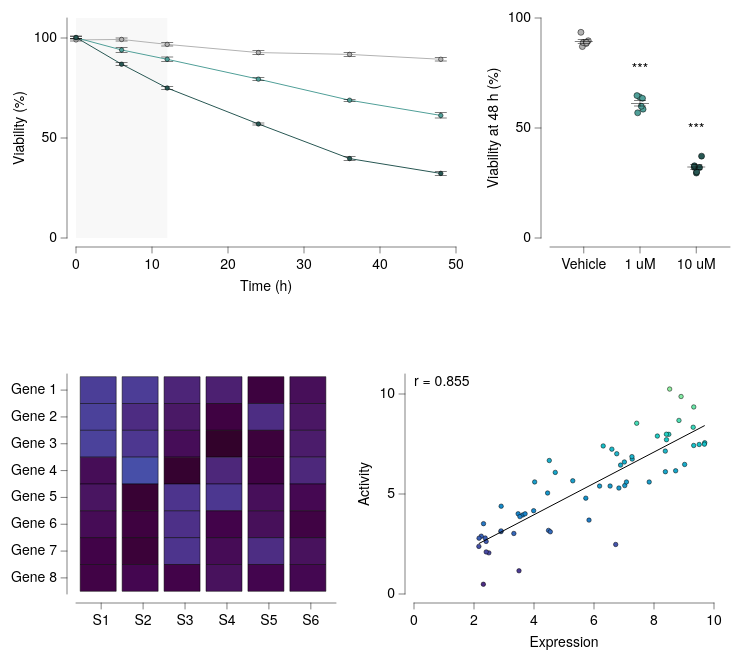

Here is the Vega-Lite specification saved for this chart:
### Vega-Lite specification from a JSON file in a GitHub repository (floating-point values rounded to 4 significant figures)
{"background": null, "config": {"arc": {"fill": "#DBDBDB", "fillOpacity": 1.0, "innerRadius": 25.0, "padAngle": 0.03, "stroke": "black", "strokeOpacity": 1, "strokeWidth": 0.25}, "area": {"fill": "#DBDBDB", "fillOpacity": 1.0, "stroke": "black", "strokeOpacity": 1, "strokeWidth": 0.25}, "axis": {"domain": true, "domainCap": "round", "domainColor": "black", "domainWidth": 0.25, "grid": false, "gridCap": "round", "gridColor": "#F1F1F1", "gridDash": [0, 0], "gridOpacity": 1.0, "gridWidth": 0.25, "labelColor": "black", "labelFont": "Helvetica Neue, HelveticaNeue, Helvetica, Arial, sans-serif", "labelFontSize": 7, "labelFontStyle": "normal", "labelFontWeight": 400, "offset": 4.5, "ticks": true, "tickCap": "round", "tickColor": "black", "tickRound": false, "tickSize": 3, "tickWidth": 0.25, "titleColor": "black", "titleFont": "Helvetica Neue, HelveticaNeue, Helvetica, Arial, sans-serif", "titleFontSize": 7, "titleFontStyle": "normal", "titleFontWeight": 400}, "axisX": {"domain": true, "labelAlign": "center", "labelAngle": 0, "labels": true, "ticks": true, "translate": 0}, "axisY": {"domain": true, "labelAlign": "right", "labelAngle": 0, "labels": true, "ticks": true, "translate": 0}, "axisRight": {"domain": true, "labelAlign": "left", "labelAngle": 0, "labels": true, "ticks": true, "translate": 0}, "axisTop": {"domain": true, "labelAlign": "center", "labelAngle": 0, "labels": true, "ticks": true, "translate": 0}, "axisBand": {"tickOffset": 0}, "bar": {"fill": "#DBDBDB", "fillOpacity": 1.0, "stroke": "black", "strokeOpacity": 1, "strokeWidth": 0.25}, "boxplot": {"size": 9.0, "ticks": {"cornerRadius": 0.25, "fill": "black", "opacity": 1, "size": 4.5, "thickness": 0.25}, "box": {"fillOpacity": 1.0, "stroke": "black", "strokeOpacity": 1, "strokeWidth": 0.25}, "median": {"cornerRadius": 0, "fill": "black", "fillOpacity": 1.0, "opacity": 1, "size": 9.0, "thickness": 0.25}, "rule": {"fill": "black", "fillOpacity": 1.0, "size": 10.0, "stroke": "black", "strokeDash": [0, 0], "strokeOpacity": 1, "strokeWidth": 0.25}, "outliers": {"color": "black", "fill": "black", "fillOpacity": 1.0, "size": 0, "stroke": "black", "strokeOpacity": 1, "strokeWidth": 0.25}}, "circle": {"fill": "black", "fillOpacity": 1.0, "size": 1.25, "stroke": null, "strokeOpacity": 1, "strokeWidth": 0.25}, "errorband": {"band": {"fillOpacity": 0.6, "stroke": null, "strokeWidth": 0.25, "strokeOpacity": 1}, "borders": {"opacity": 0, "strokeOpacity": 0.25, "strokeWidth": 1}}, "errorbar": {"opacity": 1, "rule": {"strokeDash": [0, 0], "strokeWidth": 0.25}, "ticks": {"color": "black", "cornerRadius": 0.125, "opacity": 1, "size": 6.0, "thickness": 0.25}, "thickness": 0.25}, "font": "Helvetica Neue, HelveticaNeue, Helvetica, Arial, sans-serif", "geoshape": {"fill": "#DBDBDB", "fillOpacity": 1.0, "stroke": "black", "strokeOpacity": 1, "strokeWidth": 0.25}, "header": {"labelColor": "black", "labelFont": "Helvetica Neue, HelveticaNeue, Helvetica, Arial, sans-serif", "labelFontSize": 7, "labelFontStyle": "normal", "labelFontWeight": 400, "titleColor": "black", "titleFont": "Helvetica Neue, HelveticaNeue, Helvetica, Arial, sans-serif", "titleFontSize": 7, "titleFontStyle": "normal", "titleFontWeight": 400, "titlePadding": 0}, "legend": {"disable": false, "offset": 4.5, "titlePadding": 4, "labelOffset": 2, "gradientLabelOffset": 2, "gradientLength": 50.0, "gradientThickness": 5.0, "gradientOpacity": 1.0, "gradientStrokeColor": "black", "gradientStrokeWidth": 0.25, "labelColor": "black", "labelFont": "Helvetica Neue, HelveticaNeue, Helvetica, Arial, sans-serif", "labelFontSize": 7, "labelFontStyle": "normal", "labelFontWeight": 400, "strokeColor": "black", "strokeWidth": 0, "symbolSize": 42, "symbolStrokeColor": "black", "symbolStrokeWidth": 0.25, "titleColor": "black", "titleFont": "Helvetica Neue, HelveticaNeue, Helvetica, Arial, sans-serif", "titleFontSize": 7, "titleFontStyle": "normal", "titleFontWeight": 400}, "line": {"color": "black", "stroke": "black", "strokeCap": "butt", "strokeDash": [0, 0], "strokeOpacity": 1, "strokeWidth": 0.5}, "point": {"filled": true, "fill": "#DBDBDB", "fillOpacity": 1.0, "size": 5.0, "stroke": "black", "strokeOpacity": 1, "strokeWidth": 0.25}, "range": {"category": ["#B2B2B2", "#4A7CD3", "#008542", "#664CAF", "#509F98", "#636363", "#284F93", "#005226", "#382864", "#285753"], "diverging": {"scheme": ["#443E60", "#5F597E", "#7C759B", "#9994B6", "#B7B4CC", "#D6D5DC", "#F6F6F6", "#D1DAD9", "#A4C2BF", "#7AA9A4", "#578E89", "#37736E", "#1B5954"]}, "heatmap": {"scheme": ["#440154", "#472270", "#433E82", "#38598C", "#2C728E", "#238A8D", "#24A086", "#39B578", "#5DC862", "#96D646", "#CAE02D", "#FDE724"]}, "ordinal": {"scheme": ["#F1F1F1", "#DBDBDB", "#C6C6C6", "#B2B2B2", "#9D9D9D", "#898989", "#767676", "#636363", "#515151", "#404040", "#2F2F2F", "#1F1F1F"]}, "ramp": {"scheme": ["#440154", "#472270", "#433E82", "#38598C", "#2C728E", "#238A8D", "#24A086", "#39B578", "#5DC862", "#96D646", "#CAE02D", "#FDE724"]}}, "rule": {"color": "black", "stroke": "black", "strokeCap": "round", "strokeDash": [2, 2], "strokeOpacity": 1, "strokeWidth": 0.25}, "scale": {"barBandPaddingInner": 0.1, "rectBandPaddingInner": 0, "tickBandPaddingInner": 0.1, "bandPaddingOuter": 0.1, "bandWithNestedOffsetPaddingInner": 0.2, "bandWithNestedOffsetPaddingOuter": 0.2, "offsetBandPaddingInner": 0, "offsetBandPaddingOuter": 0, "round": false}, "rect": {"fill": "#DBDBDB", "fillOpacity": 1.0, "stroke": "black", "strokeOpacity": 1, "strokeWidth": 0.25}, "square": {"fill": "#DBDBDB", "fillOpacity": 1.0, "size": 10.0, "stroke": "black", "strokeOpacity": 1, "strokeWidth": 0.25}, "text": {"color": "black", "font": "Helvetica Neue, HelveticaNeue, Helvetica, Arial, sans-serif", "fontSize": 7, "fontStyle": "normal", "fontWeight": 400}, "tick": {"color": "black", "cornerRadius": 0.125, "opacity": 1.0, "size": 9.0, "thickness": 0.25}, "title": {"anchor": "middle", "frame": "group", "color": "black", "font": "Helvetica Neue, HelveticaNeue, Helvetica, Arial, sans-serif", "fontSize": 7, "fontStyle": "normal", "fontWeight": 400, "subtitleColor": "black", "subtitleFont": "Helvetica Neue, HelveticaNeue, Helvetica, Arial, sans-serif", "subtitleFontSize": "Helvetica Neue, HelveticaNeue, Helvetica, Arial, sans-serif", "subtitleFontStyle": "normal", "subtitleFontWeight": 400}, "trail": {"color": "black", "opacity": 1, "size": 0.5}, "view": {"continuousWidth": 100, "continuousHeight": 100, "discreteWidth": 100, "discreteHeight": 100, "fill": null, "stroke": null, "strokeWidth": 0.25}}, "vconcat": [{"hconcat": [{"layer": [{"mark": {"type": "rect", "color": "#F1F1F1", "cornerRadius": 0, "opacity": 0.5, "stroke": null, "strokeOpacity": 0, "strokeWidth": 0}, "encoding": {"x": {"datum": 0.0}, "x2": {"datum": 12.0}}}, {"data": {"name": "data-2df8fcd8789482323111f1ef45e04648"}, "mark": {"type": "line"}, "encoding": {"color": {"field": "dose", "scale": {"range": ["#B2B2B2", "#509F98", "#285753"]}, "sort": ["Vehicle", "1 uM", "10 uM"], "title": null, "type": "nominal"}, "x": {"field": "hour", "scale": {"domain": [0, 48]}, "title": "Time (h)", "type": "quantitative"}, "y": {"aggregate": "mean", "field": "viability", "title": "Viability (%)", "type": "quantitative"}}}, {"data": {"name": "data-2df8fcd8789482323111f1ef45e04648"}, "mark": {"type": "errorbar", "extent": "stderr"}, "encoding": {"detail": {"field": "dose", "type": "nominal"}, "x": {"field": "hour", "scale": {"domain": [0, 48]}, "title": "Time (h)", "type": "quantitative"}, "y": {"field": "viability", "title": "", "type": "quantitative"}}}, {"data": {"name": "data-2df8fcd8789482323111f1ef45e04648"}, "mark": {"type": "point", "filled": true}, "encoding": {"color": {"field": "dose", "scale": {"range": ["#B2B2B2", "#509F98", "#285753"]}, "sort": ["Vehicle", "1 uM", "10 uM"], "title": null, "type": "nominal"}, "x": {"field": "hour", "scale": {"domain": [0, 48]}, "title": "Time (h)", "type": "quantitative"}, "y": {"aggregate": "mean", "field": "viability", "title": "", "type": "quantitative"}}}], "data": {"name": "data-f649f9d1c293ec8042ca0358e3477a5a"}, "height": 110, "width": 190}, {"layer": [{"data": {"name": "data-57725c74331da9a384eb74789823cfd5"}, "mark": {"type": "circle", "opacity": 1.0, "size": 9.0, "stroke": "black", "strokeOpacity": 1, "strokeWidth": 0.25}, "encoding": {"color": {"field": "dose", "legend": null, "scale": {"domain": ["Vehicle", "1 uM", "10 uM"], "range": ["#C6D9F1", "#FDDD5D", "#438156"]}, "sort": ["Vehicle", "1 uM", "10 uM"], "title": null, "type": "nominal"}, "x": {"axis": {}, "field": "dose", "scale": {"domain": ["Vehicle", "1 uM", "10 uM"]}, "sort": ["Vehicle", "1 uM", "10 uM"], "title": null, "type": "nominal"}, "xOffset": {"field": "jitter_x", "scale": {"domain": [-2.65, 2.65], "range": [8.6, 13.9]}, "type": "quantitative"}, "y": {"field": "viability", "title": "Viability at 48 h (%)", "type": "quantitative"}}}, {"data": {"name": "data-367dc2c68b38cfd54792e89a209c9a37"}, "mark": {"type": "errorbar"}, "encoding": {"x": {"axis": {}, "field": "dose", "scale": {"domain": ["Vehicle", "1 uM", "10 uM"]}, "sort": ["Vehicle", "1 uM", "10 uM"], "title": null, "type": "nominal"}, "y": {"field": "__mean", "title": "Viability at 48 h (%)", "type": "quantitative"}, "yError": {"field": "__error"}}}, {"data": {"name": "data-367dc2c68b38cfd54792e89a209c9a37"}, "mark": {"type": "tick"}, "encoding": {"x": {"axis": {}, "field": "dose", "scale": {"domain": ["Vehicle", "1 uM", "10 uM"]}, "sort": ["Vehicle", "1 uM", "10 uM"], "title": null, "type": "nominal"}, "y": {"field": "__mean", "title": "Viability at 48 h (%)", "type": "quantitative"}}}, {"layer": [{"data": {"values": [{"y": 64.74, "label": "***", "__dysonsphere__": 1}]}, "mark": {"type": "text", "align": "center", "baseline": "bottom", "dy": -10.0, "fontSize": 7}, "encoding": {"text": {"field": "label", "type": "nominal"}, "x": {"value": 45.0}, "y": {"field": "y", "type": "quantitative"}}}, {"data": {"values": [{"y": 37.21, "label": "***", "__dysonsphere__": 1}]}, "mark": {"type": "text", "align": "center", "baseline": "bottom", "dy": -10.0, "fontSize": 7}, "encoding": {"text": {"field": "label", "type": "nominal"}, "x": {"value": 73.12}, "y": {"field": "y", "type": "quantitative"}}}], "name": "__dysonsphere_750940f550e4b966_1"}], "height": 110, "width": 90}], "spacing": 10}, {"hconcat": [{"data": {"name": "data-a21647c02a1d24cb6cbfe2bbd9a7734f"}, "mark": {"type": "rect"}, "encoding": {"color": {"field": "z", "scale": {"range": ["#32022B", "#43044D", "#4D338C", "#484DA6", "#1D83CA", "#1D9CCB", "#23B5C9", "#4DE0B4", "#91EE9F"]}, "title": "z", "type": "quantitative"}, "x": {"field": "sample", "title": null, "type": "nominal"}, "y": {"field": "gene", "title": null, "type": "nominal"}}, "height": 110, "width": 130}, {"layer": [{"data": {"name": "data-049ae1e054d46cab2c22a6cf55834b21"}, "mark": {"type": "point", "filled": true}, "encoding": {"color": {"field": "activity", "legend": null, "scale": {"range": ["#6F572A", "#9E875F", "#B5A17F", "#CABBA2", "#F4F1E9", "#9DBFC6", "#78A5AF", "#558B96", "#1A5762"]}, "title": null, "type": "quantitative"}, "x": {"field": "expression", "title": "Expression", "type": "quantitative"}, "y": {"field": "activity", "title": "Activity", "type": "quantitative"}}}, {"layer": [{"data": {"name": "data-ff6682bfcc01d8060f743c19712dd229"}, "mark": {"type": "line"}, "encoding": {"x": {"field": "expression", "type": "quantitative"}, "y": {"field": "activity", "type": "quantitative"}}}, {"data": {"values": [{"__dysonsphere__": 1}]}, "mark": {"type": "text", "align": "left", "angle": 0, "baseline": "top", "dx": 0, "dy": 0, "fontSize": 7, "opacity": 1.0}, "encoding": {"text": {"value": "r = 0.855"}, "x": {"value": 0}, "y": {"value": 0}}}], "name": "__dysonsphere_4a0d6e838e0e7d52_2"}], "height": 110, "width": 150}], "spacing": 10}], "spacing": 40, "$schema": "https://vega.github.io/schema/vega-lite/v6.4.1.json", "datasets": {"data-f649f9d1c293ec8042ca0358e3477a5a": [{"__dummy": 0, "__dysonsphere__": 1}], "data-2df8fcd8789482323111f1ef45e04648": [{"dose": "Vehicle", "hour": 0, "viability": 100.0}, {"dose": "Vehicle", "hour": 0, "viability": 100.7}, {"dose": "Vehicle", "hour": 0, "viability": 99.31}, {"dose": "Vehicle", "hour": 0, "viability": 97.77}, {"dose": "Vehicle", "hour": 0, "viability": 98.86}, {"dose": "Vehicle", "hour": 0, "viability": 97.52}, {"dose": "Vehicle", "hour": 6, "viability": 98.96}, {"dose": "Vehicle", "hour": 6, "viability": 102.2}, {"dose": "Vehicle", "hour": 6, "viability": 97.58}, {"dose": "Vehicle", "hour": 6, "viability": 97.26}, {"dose": "Vehicle", "hour": 6, "viability": 100.0}, {"dose": "Vehicle", "hour": 6, "viability": 99.7}, {"dose": "Vehicle", "hour": 12, "viability": 97.89}, {"dose": "Vehicle", "hour": 12, "viability": 95.3}, {"dose": "Vehicle", "hour": 12, "viability": 97.56}, {"dose": "Vehicle", "hour": 12, "viability": 99.37}, {"dose": "Vehicle", "hour": 12, "viability": 94.27}, {"dose": "Vehicle", "hour": 12, "viability": 96.48}, {"dose": "Vehicle", "hour": 24, "viability": 90.56}, {"dose": "Vehicle", "hour": 24, "viability": 92.09}, {"dose": "Vehicle", "hour": 24, "viability": 90.71}, {"dose": "Vehicle", "hour": 24, "viability": 94.73}, {"dose": "Vehicle", "hour": 24, "viability": 92.14}, {"dose": "Vehicle", "hour": 24, "viability": 95.99}, {"dose": "Vehicle", "hour": 36, "viability": 93.44}, {"dose": "Vehicle", "hour": 36, "viability": 92.59}, {"dose": "Vehicle", "hour": 36, "viability": 86.76}, {"dose": "Vehicle", "hour": 36, "viability": 91.71}, {"dose": "Vehicle", "hour": 36, "viability": 92.93}, {"dose": "Vehicle", "hour": 36, "viability": 93.34}, {"dose": "Vehicle", "hour": 48, "viability": 87.02}, {"dose": "Vehicle", "hour": 48, "viability": 89.65}, {"dose": "Vehicle", "hour": 48, "viability": 88.4}, {"dose": "Vehicle", "hour": 48, "viability": 88.82}, {"dose": "Vehicle", "hour": 48, "viability": 93.5}, {"dose": "Vehicle", "hour": 48, "viability": 88.83}, {"dose": "1 uM", "hour": 0, "viability": 99.92}, {"dose": "1 uM", "hour": 0, "viability": 102.2}, {"dose": "1 uM", "hour": 0, "viability": 98.54}, {"dose": "1 uM", "hour": 0, "viability": 99.72}, {"dose": "1 uM", "hour": 0, "viability": 100.3}, {"dose": "1 uM", "hour": 0, "viability": 100.2}, {"dose": "1 uM", "hour": 6, "viability": 91.11}, {"dose": "1 uM", "hour": 6, "viability": 94.37}, {"dose": "1 uM", "hour": 6, "viability": 97.57}, {"dose": "1 uM", "hour": 6, "viability": 90.31}, {"dose": "1 uM", "hour": 6, "viability": 96.32}, {"dose": "1 uM", "hour": 6, "viability": 94.47}, {"dose": "1 uM", "hour": 12, "viability": 87.09}, {"dose": "1 uM", "hour": 12, "viability": 93.69}, {"dose": "1 uM", "hour": 12, "viability": 90.6}, {"dose": "1 uM", "hour": 12, "viability": 85.69}, {"dose": "1 uM", "hour": 12, "viability": 88.88}, {"dose": "1 uM", "hour": 12, "viability": 90.13}, {"dose": "1 uM", "hour": 24, "viability": 78.19}, {"dose": "1 uM", "hour": 24, "viability": 80.37}, {"dose": "1 uM", "hour": 24, "viability": 78.5}, {"dose": "1 uM", "hour": 24, "viability": 80.33}, {"dose": "1 uM", "hour": 24, "viability": 82.26}, {"dose": "1 uM", "hour": 24, "viability": 76.97}, {"dose": "1 uM", "hour": 36, "viability": 70.28}, {"dose": "1 uM", "hour": 36, "viability": 68.61}, {"dose": "1 uM", "hour": 36, "viability": 70.09}, {"dose": "1 uM", "hour": 36, "viability": 66.8}, {"dose": "1 uM", "hour": 36, "viability": 68.32}, {"dose": "1 uM", "hour": 36, "viability": 69.28}, {"dose": "1 uM", "hour": 48, "viability": 64.13}, {"dose": "1 uM", "hour": 48, "viability": 64.74}, {"dose": "1 uM", "hour": 48, "viability": 58.57}, {"dose": "1 uM", "hour": 48, "viability": 59.89}, {"dose": "1 uM", "hour": 48, "viability": 63.5}, {"dose": "1 uM", "hour": 48, "viability": 56.9}, {"dose": "10 uM", "hour": 0, "viability": 98.84}, {"dose": "10 uM", "hour": 0, "viability": 99.76}, {"dose": "10 uM", "hour": 0, "viability": 103.1}, {"dose": "10 uM", "hour": 0, "viability": 101.7}, {"dose": "10 uM", "hour": 0, "viability": 99.18}, {"dose": "10 uM", "hour": 0, "viability": 99.08}, {"dose": "10 uM", "hour": 6, "viability": 85.96}, {"dose": "10 uM", "hour": 6, "viability": 90.4}, {"dose": "10 uM", "hour": 6, "viability": 85.52}, {"dose": "10 uM", "hour": 6, "viability": 85.83}, {"dose": "10 uM", "hour": 6, "viability": 87.47}, {"dose": "10 uM", "hour": 6, "viability": 86.29}, {"dose": "10 uM", "hour": 12, "viability": 74.48}, {"dose": "10 uM", "hour": 12, "viability": 72.19}, {"dose": "10 uM", "hour": 12, "viability": 74.95}, {"dose": "10 uM", "hour": 12, "viability": 73.87}, {"dose": "10 uM", "hour": 12, "viability": 77.89}, {"dose": "10 uM", "hour": 12, "viability": 76.61}, {"dose": "10 uM", "hour": 24, "viability": 56.15}, {"dose": "10 uM", "hour": 24, "viability": 57.89}, {"dose": "10 uM", "hour": 24, "viability": 55.36}, {"dose": "10 uM", "hour": 24, "viability": 58.84}, {"dose": "10 uM", "hour": 24, "viability": 56.2}, {"dose": "10 uM", "hour": 24, "viability": 57.67}, {"dose": "10 uM", "hour": 36, "viability": 38.92}, {"dose": "10 uM", "hour": 36, "viability": 43.01}, {"dose": "10 uM", "hour": 36, "viability": 37.93}, {"dose": "10 uM", "hour": 36, "viability": 37.06}, {"dose": "10 uM", "hour": 36, "viability": 41.39}, {"dose": "10 uM", "hour": 36, "viability": 39.9}, {"dose": "10 uM", "hour": 48, "viability": 32.01}, {"dose": "10 uM", "hour": 48, "viability": 37.21}, {"dose": "10 uM", "hour": 48, "viability": 29.52}, {"dose": "10 uM", "hour": 48, "viability": 30.04}, {"dose": "10 uM", "hour": 48, "viability": 32.11}, {"dose": "10 uM", "hour": 48, "viability": 32.83}], "data-57725c74331da9a384eb74789823cfd5": [{"dose": "Vehicle", "hour": 48, "viability": 87.02, "jitter_x": -0.6855}, {"dose": "Vehicle", "hour": 48, "viability": 89.65, "jitter_x": 2.252}, {"dose": "Vehicle", "hour": 48, "viability": 88.4, "jitter_x": 1.224}, {"dose": "Vehicle", "hour": 48, "viability": 88.82, "jitter_x": -0.2527}, {"dose": "Vehicle", "hour": 48, "viability": 93.5, "jitter_x": -1.419}, {"dose": "Vehicle", "hour": 48, "viability": 88.83, "jitter_x": 1.329}, {"dose": "1 uM", "hour": 48, "viability": 64.13, "jitter_x": -0.221}, {"dose": "1 uM", "hour": 48, "viability": 64.74, "jitter_x": -1.523}, {"dose": "1 uM", "hour": 48, "viability": 58.57, "jitter_x": 1.532}, {"dose": "1 uM", "hour": 48, "viability": 59.89, "jitter_x": 0.6424}, {"dose": "1 uM", "hour": 48, "viability": 63.5, "jitter_x": 1.261}, {"dose": "1 uM", "hour": 48, "viability": 56.9, "jitter_x": -1.167}, {"dose": "10 uM", "hour": 48, "viability": 32.01, "jitter_x": 1.659}, {"dose": "10 uM", "hour": 48, "viability": 37.21, "jitter_x": 2.65}, {"dose": "10 uM", "hour": 48, "viability": 29.52, "jitter_x": 0.0485}, {"dose": "10 uM", "hour": 48, "viability": 30.04, "jitter_x": 0.1995}, {"dose": "10 uM", "hour": 48, "viability": 32.11, "jitter_x": -1.006}, {"dose": "10 uM", "hour": 48, "viability": 32.83, "jitter_x": -0.9161}], "data-367dc2c68b38cfd54792e89a209c9a37": [{"dose": "Vehicle", "__mean": 89.37, "__error": 0.8977, "__dysonsphere__": 1}, {"dose": "1 uM", "__mean": 61.29, "__error": 1.335, "__dysonsphere__": 1}, {"dose": "10 uM", "__mean": 32.29, "__error": 1.116, "__dysonsphere__": 1}], "data-a21647c02a1d24cb6cbfe2bbd9a7734f": [{"gene": "Gene 1", "sample": "S1", "z": 1.324}, {"gene": "Gene 1", "sample": "S2", "z": 1.294}, {"gene": "Gene 1", "sample": "S3", "z": 0.2025}, {"gene": "Gene 1", "sample": "S4", "z": 0.01991}, {"gene": "Gene 1", "sample": "S5", "z": -1.534}, {"gene": "Gene 1", "sample": "S6", "z": -0.5792}, {"gene": "Gene 2", "sample": "S1", "z": 1.535}, {"gene": "Gene 2", "sample": "S2", "z": 0.4455}, {"gene": "Gene 2", "sample": "S3", "z": -0.2402}, {"gene": "Gene 2", "sample": "S4", "z": -1.358}, {"gene": "Gene 2", "sample": "S5", "z": 0.4721}, {"gene": "Gene 2", "sample": "S6", "z": -0.3073}, {"gene": "Gene 3", "sample": "S1", "z": 1.589}, {"gene": "Gene 3", "sample": "S2", "z": 0.909}, {"gene": "Gene 3", "sample": "S3", "z": -0.6186}, {"gene": "Gene 3", "sample": "S4", "z": -2.498}, {"gene": "Gene 3", "sample": "S5", "z": -1.631}, {"gene": "Gene 3", "sample": "S6", "z": -0.1372}, {"gene": "Gene 4", "sample": "S1", "z": -0.6286}, {"gene": "Gene 4", "sample": "S2", "z": 2.347}, {"gene": "Gene 4", "sample": "S3", "z": -2.246}, {"gene": "Gene 4", "sample": "S4", "z": 0.2567}, {"gene": "Gene 4", "sample": "S5", "z": -1.345}, {"gene": "Gene 4", "sample": "S6", "z": 0.279}, {"gene": "Gene 5", "sample": "S1", "z": -0.369}, {"gene": "Gene 5", "sample": "S2", "z": -2.037}, {"gene": "Gene 5", "sample": "S3", "z": 0.7491}, {"gene": "Gene 5", "sample": "S4", "z": 0.9417}, {"gene": "Gene 5", "sample": "S5", "z": -0.5658}, {"gene": "Gene 5", "sample": "S6", "z": -0.7739}, {"gene": "Gene 6", "sample": "S1", "z": -0.6599}, {"gene": "Gene 6", "sample": "S2", "z": -1.475}, {"gene": "Gene 6", "sample": "S3", "z": 0.5986}, {"gene": "Gene 6", "sample": "S4", "z": -1.043}, {"gene": "Gene 6", "sample": "S5", "z": -0.5512}, {"gene": "Gene 6", "sample": "S6", "z": -1.293}, {"gene": "Gene 7", "sample": "S1", "z": -1.126}, {"gene": "Gene 7", "sample": "S2", "z": -1.778}, {"gene": "Gene 7", "sample": "S3", "z": 0.7571}, {"gene": "Gene 7", "sample": "S4", "z": -0.6541}, {"gene": "Gene 7", "sample": "S5", "z": 0.4659}, {"gene": "Gene 7", "sample": "S6", "z": -0.4867}, {"gene": "Gene 8", "sample": "S1", "z": -1.194}, {"gene": "Gene 8", "sample": "S2", "z": -0.8267}, {"gene": "Gene 8", "sample": "S3", "z": -1.06}, {"gene": "Gene 8", "sample": "S4", "z": -0.492}, {"gene": "Gene 8", "sample": "S5", "z": -0.8753}, {"gene": "Gene 8", "sample": "S6", "z": -0.7999}], "data-049ae1e054d46cab2c22a6cf55834b21": [{"expression": 3.623, "activity": 3.952}, {"expression": 2.406, "activity": 2.63}, {"expression": 3.703, "activity": 4.009}, {"expression": 9.324, "activity": 7.426}, {"expression": 8.721, "activity": 6.161}, {"expression": 2.899, "activity": 3.119}, {"expression": 6.83, "activity": 5.298}, {"expression": 5.834, "activity": 3.695}, {"expression": 6.757, "activity": 7.013}, {"expression": 7.274, "activity": 6.746}, {"expression": 4.453, "activity": 5.05}, {"expression": 9.691, "activity": 7.565}, {"expression": 5.727, "activity": 4.792}, {"expression": 7.025, "activity": 5.421}, {"expression": 7.082, "activity": 5.601}, {"expression": 3.471, "activity": 4.011}, {"expression": 2.495, "activity": 2.056}, {"expression": 5.292, "activity": 5.661}, {"expression": 8.112, "activity": 7.897}, {"expression": 8.522, "activity": 10.25}, {"expression": 7.84, "activity": 5.601}, {"expression": 2.906, "activity": 4.39}, {"expression": 9.307, "activity": 8.338}, {"expression": 8.416, "activity": 7.716}, {"expression": 9.022, "activity": 6.477}, {"expression": 6.186, "activity": 5.397}, {"expression": 9.325, "activity": 9.352}, {"expression": 2.373, "activity": 2.8}, {"expression": 2.242, "activity": 2.891}, {"expression": 2.162, "activity": 2.381}, {"expression": 4.022, "activity": 5.603}, {"expression": 3.989, "activity": 4.165}, {"expression": 3.5, "activity": 1.16}, {"expression": 6.536, "activity": 5.399}, {"expression": 2.312, "activity": 0.487}, {"expression": 6.723, "activity": 2.477}, {"expression": 3.328, "activity": 3.026}, {"expression": 7.423, "activity": 8.539}, {"expression": 2.169, "activity": 2.791}, {"expression": 4.485, "activity": 3.181}, {"expression": 9.507, "activity": 7.477}, {"expression": 6.307, "activity": 7.402}, {"expression": 8.493, "activity": 7.983}, {"expression": 7.264, "activity": 6.869}, {"expression": 6.886, "activity": 6.445}, {"expression": 3.53, "activity": 3.87}, {"expression": 6.595, "activity": 7.243}, {"expression": 2.317, "activity": 3.517}, {"expression": 8.413, "activity": 7.989}, {"expression": 9.681, "activity": 7.493}, {"expression": 8.832, "activity": 8.679}, {"expression": 2.406, "activity": 2.103}, {"expression": 4.709, "activity": 6.08}, {"expression": 4.544, "activity": 3.11}, {"expression": 2.902, "activity": 3.156}, {"expression": 7.013, "activity": 6.601}, {"expression": 8.38, "activity": 6.114}, {"expression": 4.51, "activity": 6.674}, {"expression": 8.902, "activity": 9.874}, {"expression": 8.377, "activity": 7.145}], "data-ff6682bfcc01d8060f743c19712dd229": [{"expression": 2.162, "activity": 2.521, "__dysonsphere__": 1}, {"expression": 9.691, "activity": 8.422, "__dysonsphere__": 1}]}}
